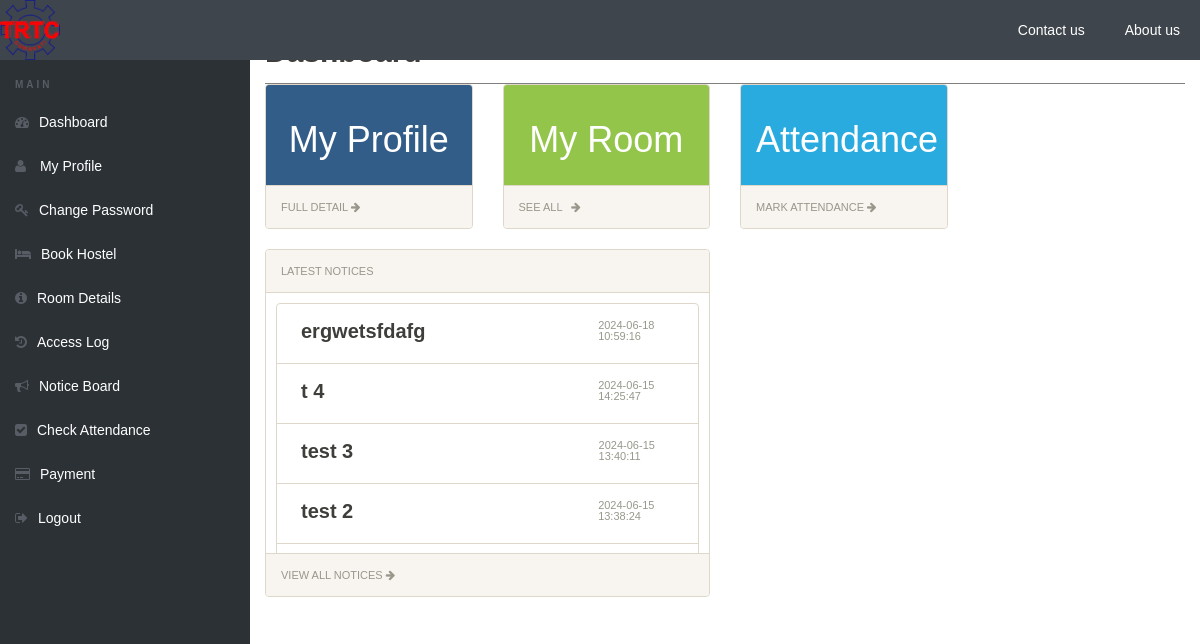
Before: /hostel/dashboard.php (signed in) with the older database file.
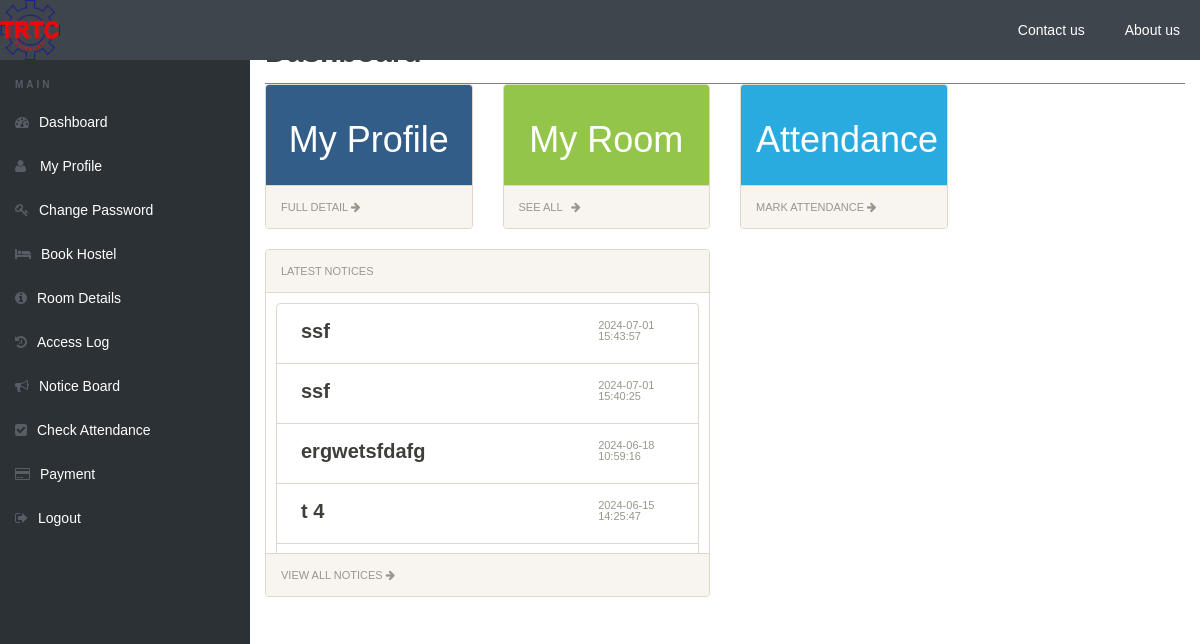
After: the same page with the newer database file.
### tables this page shows
CREATE TABLE `notices` (
  `id` int(11) NOT NULL,
  `title` varchar(255) NOT NULL,
  `content` text NOT NULL,
  `created_at` timestamp NOT NULL DEFAULT current_timestamp()
);

### hostel/dashboard.php (the view, shortened to what the changed rows need)
<?php
include('includes/config.php');
?>
<!doctype html>
<html lang="en" class="no-js">
<head>
    <link rel="stylesheet" href="css/font-awesome.min.css">
    <link rel="stylesheet" href="css/bootstrap.min.css">
    <link rel="stylesheet" href="css/dataTables.bootstrap.min.css">
    <link rel="stylesheet" href="css/bootstrap-social.css">
    <link rel="stylesheet" href="css/bootstrap-select.css">
    <link rel="stylesheet" href="css/fileinput.min.css">
    <link rel="stylesheet" href="css/awesome-bootstrap-checkbox.css">
    <link rel="stylesheet" href="css/style.css">
    <link rel="stylesheet" href="css/dash.css">
</head>
<body>
<?php include("includes/header.php");?>
    <div class="ts-main-content">
        <div class="content-wrapper">
            <div class="container-fluid">
                <div class="row" >
                    <div class="col-md-12">
                        <h2 class="page-title">Dashboard</h2>
                        <div class="row">
                            <div class="col-md-12">
                                <div class="row">
                                    <div class="col-md-6">
                                        <div class="panel panel-default">
                                            <div class="panel-body-notice">
                                                <ul class="list-group">
                                                    <?php
                                                    $noticeQuery = "SELECT title, content, created_at FROM notices ORDER BY created_at DESC LIMIT 5";
                                                    $noticeResult = $mysqli->query($noticeQuery);
                                                    if ($noticeResult->num_rows > 0) {
                                                        while ($notice = $noticeResult->fetch_assoc()) {
                                                            echo '<li class="list-group-item">';
                                                            echo '<h5 class="list-group-item-heading"><div class="sub">' . $notice['title'] . '</div> <small>' . $notice['created_at'] . '</small></h5>';
                                                            echo '</li>';
                                                        }
                                                    } else {
                                                        echo '<li class="list-group-item">No notices found.</li>';
                                                    }
                                                    ?>
                                                </ul>
                                            </div>
                                        </div>
                                    </div>
                                </div>
                            </div>
                        </div>
                    </div>
                </div>
            </div>
        </div>
    </div>
</body>
</html>

### hostel/includes/header.php (shortened to what the changed rows need)
<head>
	<link rel="stylesheet" href="css/head-side.css">
	<link rel=" stylesheet" href="css/style.css">
</head>
<?php if($_SESSION['id'])
{ ?><div class="brand clearfix" style="height:60px">
		<a href="https://trtcguwahati.org/"><img class="image" src="img/logo.png" style="height:60px; width:60px" alt="logo"></a>
		<ul class="ts-profile-nav">
            <li>
                <a href="https://trtcguwahati.org/contact.html">Contact us</a>
            </li>
            <li>
                <a href="https://trtcguwahati.org/about.html">About us</a>
            </li>
        </ul>
	</div>
	<?php } ?>

Changed rows visible on the page:
no longer on this page (row unchanged): notices: title "test 3", created_at "2024-06-15 13:40:11"
no longer on this page (row unchanged): notices: title "test 2", created_at "2024-06-15 13:38:24"
added notices: title "ssf", created_at "2024-07-01 15:43:57"
added notices: title "ssf", created_at "2024-07-01 15:40:25"
